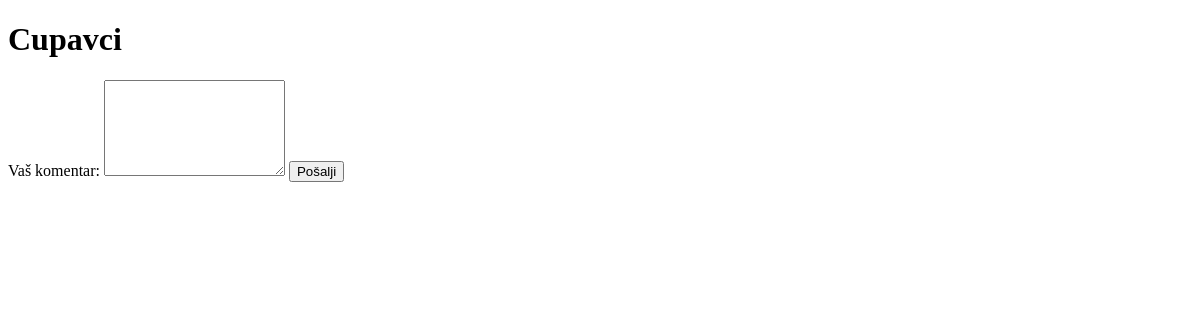
The page /prikazi_recept/2 on the database as committed earlier.
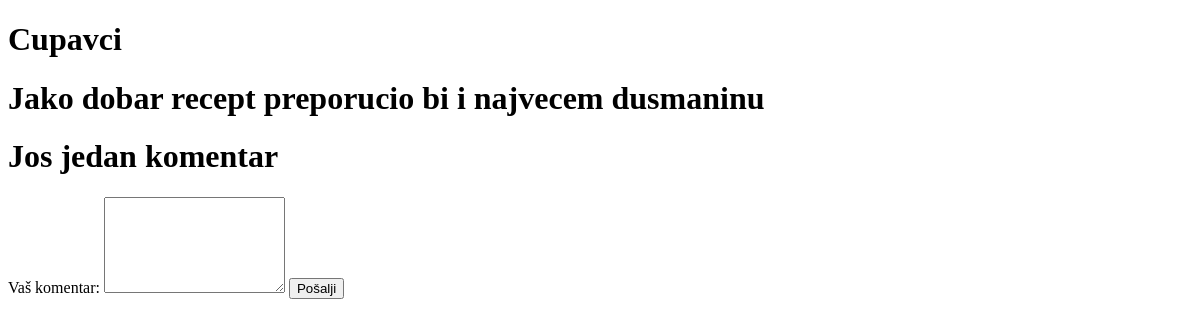
The same page on the database as committed later.
### ReceptiApp/models.py (models this page shows, shortened)
class Komentar(models.Model):
    tekst = models.CharField(max_length=500)
    recept = models.ForeignKey(Recept, on_delete=models.CASCADE)
    user = models.ForeignKey(MyUser, on_delete=models.CASCADE)
    vrijeme = models.DateTimeField(auto_now_add=True)

### ReceptiApp/views.py (the view)
# urls.py: path('prikazi_recept/<int:recept_id>', views.prikazi_recept, name="prikazi_recept"),
def prikazi_recept(request, recept_id):
    if request.method == 'POST':
        komentar = request.POST['komentar']
    recept = Recept.objects.get(id=recept_id)
    komentari = Komentar.objects.filter(recept_id=recept_id)
    context = {
        'recept': recept,
        'komentari': komentari,
    }
    return render(request, 'prikazi_recept.html', context)

### templates/prikazi_recept.html (shortened to what this page needs)
<!DOCTYPE html>
<html lang="en">
<head>
</head>
<body>
<h1> {{recept.naziv}} </h1>
{% for komentar in komentari %}
<h1>{{ komentar.tekst }}</h1>
{% endfor %}
<form action="" method="POST">
    <label for="message">Vaš komentar:</label>
    <textarea id="message" name="komentar" rows="6" required></textarea>
    <button type="submit">Pošalji</button>
  </form>
</body>
</html>

Rows that differ between the two databases and show on the page:
added Komentar: tekst "Jako dobar recept preporucio bi i najvecem dusmaninu"
added Komentar: tekst "Jos jedan komentar"
